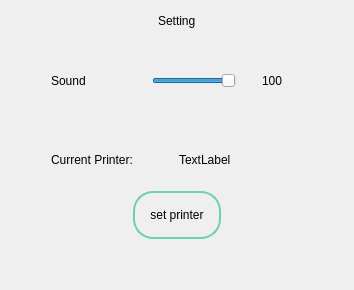
      <widget class="QWidget" name="SettingPage">
       <layout class="QVBoxLayout" name="verticalLayout_6">
        <item>
         <layout class="QHBoxLayout" name="horizontalLayout_12">
          <item>
           <spacer name="horizontalSpacer_25">
            <property name="orientation">
             <enum>Qt::Horizontal</enum>
            </property>
            <property name="sizeHint" stdset="0">
             <size>
              <width>40</width>
              <height>20</height>
             </size>
            </property>
           </spacer>
          </item>
          <item>
           <widget class="QLabel" name="settingLabel">
            <property name="styleSheet">
             <string notr="true">font: 400 72pt &quot;JasmineUPC&quot;;</string>
            </property>
            <property name="text">
             <string>Setting</string>
            </property>
           </widget>
          </item>
          <item>
           <spacer name="horizontalSpacer_26">
            <property name="orientation">
             <enum>Qt::Horizontal</enum>
            </property>
            <property name="sizeHint" stdset="0">
             <size>
              <width>40</width>
              <height>20</height>
             </size>
            </property>
           </spacer>
          </item>
         </layout>
        </item>
        <item>
         <layout class="QHBoxLayout" name="horizontalLayout_13">
          <property name="topMargin">
           <number>20</number>
          </property>
          <property name="bottomMargin">
           <number>20</number>
          </property>
          <item>
           <spacer name="horizontalSpacer_27">
            <property name="orientation">
             <enum>Qt::Horizontal</enum>
            </property>
            <property name="sizeType">
             <enum>QSizePolicy::Minimum</enum>
            </property>
            <property name="sizeHint" stdset="0">
             <size>
              <width>40</width>
              <height>20</height>
             </size>
            </property>
           </spacer>
          </item>
          <item>
           <widget class="QLabel" name="soundLabel">
            <property name="styleSheet">
             <string notr="true">font: 400 36pt &quot;JasmineUPC&quot;;</string>
            </property>
            <property name="text">
             <string>Sound</string>
            </property>
           </widget>
          </item>
          <item>
           <spacer name="horizontalSpacer_28">
            <property name="orientation">
             <enum>Qt::Horizontal</enum>
            </property>
            <property name="sizeType">
             <enum>QSizePolicy::Minimum</enum>
            </property>
            <property name="sizeHint" stdset="0">
             <size>
              <width>60</width>
              <height>20</height>
             </size>
            </property>
           </spacer>
          </item>
          <item>
           <widget class="QSlider" name="soundSlider">
            <property name="sizePolicy">
             <sizepolicy hsizetype="Expanding" vsizetype="Fixed">
              <horstretch>0</horstretch>
              <verstretch>0</verstretch>
             </sizepolicy>
            </property>
            <property name="styleSheet">
             <string notr="true">
QSlider {
    height: 48px;
}</string>
            </property>
            <property name="maximum">
             <number>100</number>
            </property>
            <property name="pageStep">
             <number>1</number>
            </property>
            <property name="value">
             <number>100</number>
            </property>
            <property name="orientation">
             <enum>Qt::Horizontal</enum>
            </property>
           </widget>
          </item>
          <item>
           <spacer name="horizontalSpacer_14">
            <property name="orientation">
             <enum>Qt::Horizontal</enum>
            </property>
            <property name="sizeType">
             <enum>QSizePolicy::Minimum</enum>
            </property>
            <property name="sizeHint" stdset="0">
             <size>
              <width>20</width>
              <height>20</height>
             </size>
            </property>
           </spacer>
          </item>
          <item>
           <widget class="QLabel" name="soundVolumeLabel">
            <property name="styleSheet">
             <string notr="true">font: 400 36pt &quot;JasmineUPC&quot;;
</string>
            </property>
            <property name="text">
             <string>100</string>
            </property>
           </widget>
          </item>
          <item>
           <spacer name="horizontalSpacer_29">
            <property name="orientation">
             <enum>Qt::Horizontal</enum>
            </property>
            <property name="sizeType">
             <enum>QSizePolicy::Minimum</enum>
            </property>
            <property name="sizeHint" stdset="0">
             <size>
              <width>60</width>
              <height>20</height>
             </size>
            </property>
           </spacer>
          </item>
         </layout>
        </item>
        <item>
         <layout class="QHBoxLayout" name="horizontalLayout_14">
          <property name="topMargin">
           <number>19</number>
          </property>
          <item>
           <spacer name="horizontalSpacer_30">
            <property name="orientation">
             <enum>Qt::Horizontal</enum>
            </property>
            <property name="sizeType">
             <enum>QSizePolicy::Minimum</enum>
            </property>
            <property name="sizeHint" stdset="0">
             <size>
              <width>40</width>
              <height>20</height>
             </size>
            </property>
           </spacer>
          </item>
          <item>
           <widget class="QLabel" name="curretPrinterLabel">
            <property name="styleSheet">
             <string notr="true">font: 400 36pt &quot;JasmineUPC&quot;;</string>
            </property>
            <property name="text">
             <string>Current Printer:</string>
            </property>
           </widget>
          </item>
          <item>
           <spacer name="horizontalSpacer_31">
            <property name="orientation">
             <enum>Qt::Horizontal</enum>
            </property>
            <property name="sizeType">
             <enum>QSizePolicy::Minimum</enum>
            </property>
            <property name="sizeHint" stdset="0">
             <size>
              <width>40</width>
              <height>20</height>
             </size>
            </property>
           </spacer>
          </item>
          <item>
           <widget class="QLabel" name="printerLabel">
            <property name="styleSheet">
             <string notr="true">font: 400 36pt &quot;JasmineUPC&quot;;</string>
            </property>
            <property name="text">
             <string>TextLabel</string>
            </property>
           </widget>
          </item>
          <item>
           <spacer name="horizontalSpacer_32">
            <property name="orientation">
             <enum>Qt::Horizontal</enum>
            </property>
            <property name="sizeHint" stdset="0">
             <size>
              <width>40</width>
              <height>20</height>
             </size>
            </property>
           </spacer>
          </item>
         </layout>
        </item>
        <item>
         <layout class="QHBoxLayout" name="horizontalLayout_15">
          <property name="topMargin">
           <number>15</number>
          </property>
          <item>
           <spacer name="horizontalSpacer_33">
            <property name="orientation">
             <enum>Qt::Horizontal</enum>
            </property>
            <property name="sizeHint" stdset="0">
             <size>
              <width>40</width>
              <height>20</height>
             </size>
            </property>
           </spacer>
          </item>
          <item>
           <widget class="QPushButton" name="printerSettingBtn">
            <property name="styleSheet">
             <string notr="true">QPushButton{
	font: 400 36pt &quot;JasmineUPC&quot;;
   border: 2px solid rgb(110, 208, 179);
   border-radius:20px;


  padding: 15px;



}

</string>
            </property>
            <property name="text">
             <string>set printer</string>
            </property>
           </widget>
          </item>
          <item>
           <spacer name="horizontalSpacer_34">
            <property name="orientation">
             <enum>Qt::Horizontal</enum>
            </property>
            <property name="sizeHint" stdset="0">
             <size>
              <width>40</width>
              <height>20</height>
             </size>
            </property>
           </spacer>
          </item>
         </layout>
        </item>
        <item>
         <spacer name="verticalSpacer_14">
          <property name="orientation">
           <enum>Qt::Vertical</enum>
          </property>
          <property name="sizeHint" stdset="0">
           <size>
            <width>20</width>
            <height>40</height>
           </size>
          </property>
         </spacer>
        </item>
       </layout>
      </widget>
